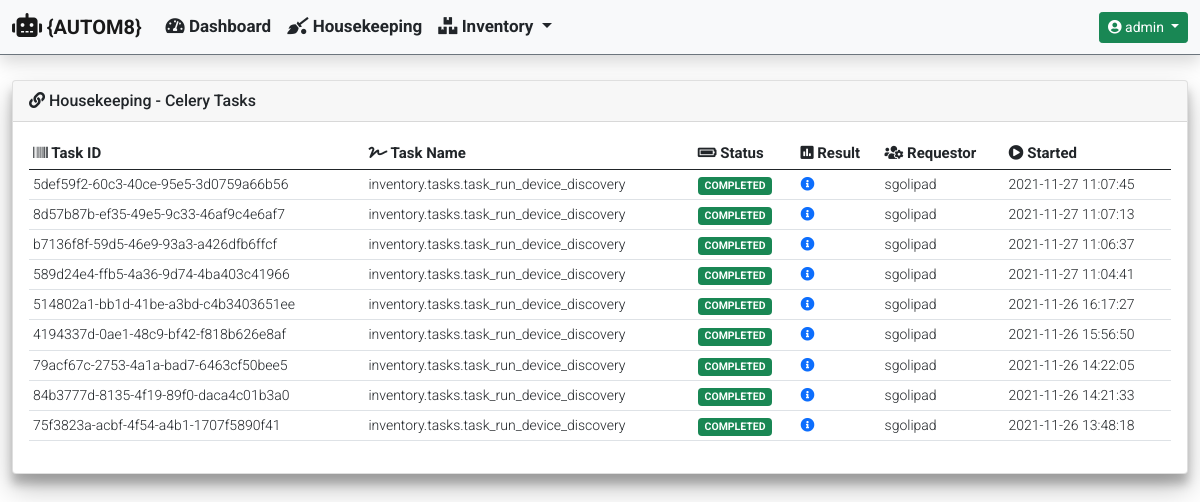
/housekeeping/ (signed in), run on an earlier commit of the app's database.
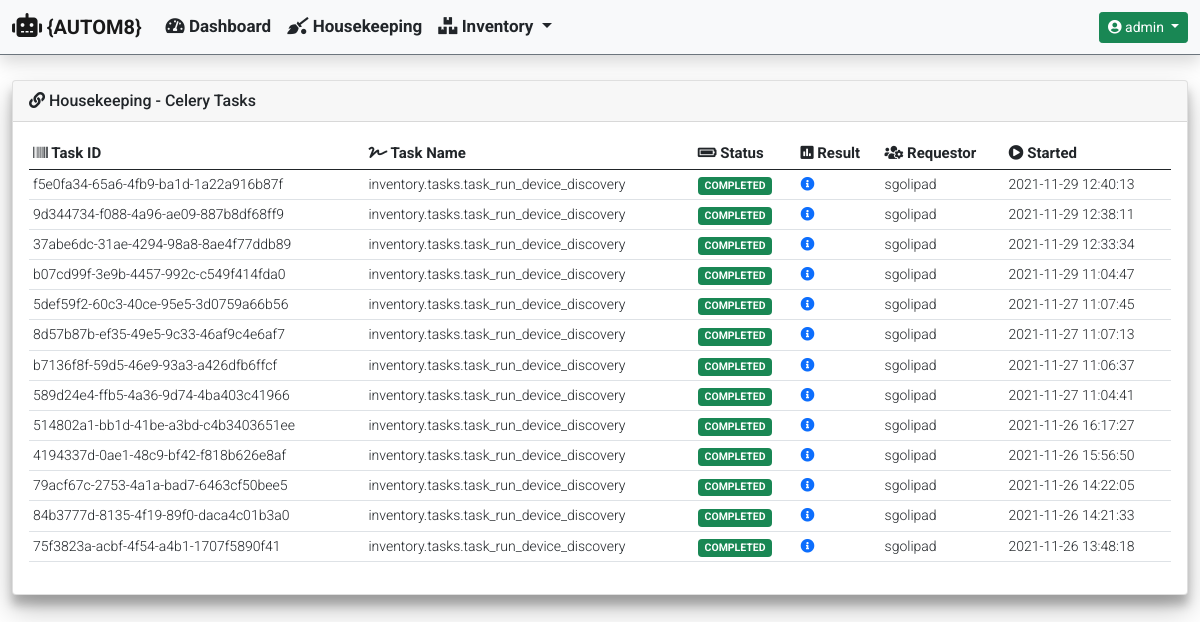
And on a later commit of the database.
### housekeeping/models.py (models this page shows)
class CeleryJobResults(models.Model):
    task_id = models.UUIDField(
        primary_key=True,
        default=uuid.uuid4,
        max_length=255
    )
    task_name = models.CharField(max_length=255)
    task_status = models.CharField(max_length=255)
    task_result = models.CharField(max_length=255)
    task_requested_by = models.CharField(max_length=255)
    start_time = models.DateTimeField()

### housekeeping/views.py (the view)
def housekeeping_celery_tasks(request):
    hostname = 'celery@' + str(gethostname())
    tasks = current_app.control.inspect([hostname])
    tasks_list = CeleryJobResults.objects.all().order_by('-start_time')
    context = {
            'title': 'Housekeeping - Celery Tasks',
            'card_header': 'Housekeeping - Celery Tasks',
            'data': {
                'tasks_list': tasks_list
            }
        }
    if tasks.stats():
        data = {
            'celery_information': {
                'celery_statistics': tasks.stats(),
                'registered_tasks': tasks.registered_tasks()[hostname],
                'scheduled_tasks': tasks.scheduled()[hostname],
                'active_tasks': tasks.active()[hostname],
                'reserved_tasks': tasks.reserved()
            }
        }
        context['data'].update(data)
        return render(
            request,
            'housekeeping/housekeeping_celery_tasks.html',
            context
        )
    else:
        return render(
                request,
                'housekeeping/housekeeping_celery_tasks.html',
                context
            )

### templates/housekeeping/housekeeping_celery_tasks.html (shortened to what this page needs)
{% extends "base_template/base.html"%}
{% block content %}
{% if data.tasks_list %}
<div class="col-md-12">
    <div class="table-responsive rounded">
        <table id="celery_completed_tasks" class="table table-hover table-sm" style="width:100%">
            <thead>
                <tr>
                    <th><i class="fas fa-barcode"></i> Task ID</th>
                    <th><i class="fas fa-signature"></i> Task Name</th>
                    <th><i class="fas fa-battery-full"></i> Status</th>
                    <th><i class="fas fa-poll"></i> Result</th>
                    <th><i class="fas fa-users-cog"></i> Requestor</th>
                    <th><i class="fas fa-play-circle"></i> Started</th>
                </tr>
            </thead>
            <tbody>
                {% for completed_task in data.tasks_list %}
                <tr>
                    <td>{{ completed_task.task_id }}</td>
                    <td>{{ completed_task.task_name }}</td>
                    <td>
                        {% if 'COMPLETED' in completed_task.task_status %}
                            <span class="badge bg-success">{{ completed_task.task_status }}</span>
                        {% else %}
                            <span class="badge bg-danger">{{ completed_task.task_status }}</span>
                        {% endif %}
                    </td>
                    <td>
                        <a href="#" data-bs-toggle="modal" data-bs-target="#task_result_modal">
                            <i class="fas fa-info-circle"></i>
                        </a>
                    </td>
                    <td>{{ completed_task.task_requested_by }}</td>
                    <td>{{ completed_task.start_time|date:"Y-m-d H:i:s" }}</td>
                </tr>
                {% endfor %}
            </tbody>
        </table>
    </div>
</div>
{% endif %}
{% endblock %}

### templates/base_template/base.html (shortened to what this page needs)
{% load static %}
<!doctype html>
<html lang="en">
  <head>
    <link href="https://cdn.jsdelivr.net/npm/bootstrap@5.0.2/dist/css/bootstrap.min.css" rel="stylesheet">
    <link rel="stylesheet" href="https://cdnjs.cloudflare.com/ajax/libs/font-awesome/5.15.3/css/all.min.css" />
    <link rel="stylesheet" type="text/css" href="{% static 'css/custom.css' %}">
  </head>
  <body class="d-flex flex-column h-100">
    {% include 'navbar/navbar.html' %}
    <main class="container-fluid">
      <section>
          <div class="row">
            <div class="col-md-12">
                <div class="card">
                  {% if card_header %}
                  <div class="card-header">
                    <i class="fas fa-link"></i>
                      {{ card_header }}
                  </div>
                  {% endif %}
                  <div class="card-body">
                      {% block content %}
                      {% endblock %}
                  </div>
                </div>
            </div>
          </div>
      </section>
    </main>
  </body>
</html>

### templates/navbar/navbar.html (shortened to what this page needs)
{% if user.is_authenticated %}
<nav class="navbar navbar-expand-md navbar-light bg-light fixed-top border-bottom border-secondary shadow">
  <div class="container-fluid">
    <a class="navbar-brand" href="#">
      <i class="fas fa-robot" style="font-size: 24px;"></i>
      {AUTOM8}
    </a>
    <div class="collapse navbar-collapse" id="navbarCollapse">
      <ul class="navbar-nav me-auto mb-2 mb-md-0">
        <li class="nav-item">
          <a class="nav-link text-dark" href="{% url 'dashboard:dashboard' %}">
            <i class="fas fa-tachometer-alt"></i>
            Dashboard
          </a>
        </li>
        <li class="nav-item">
          <a class="nav-link text-dark" href="{% url 'housekeeping:housekeeping_celery_tasks' %}">
            <i class="fas fa-quidditch"></i>
            Housekeeping
          </a>
        </li>
        <li class="nav-item dropdown">
          <a class="nav-link dropdown-toggle text-dark" href="#" id="InventoryDropdown" role="button"
            data-bs-toggle="dropdown" aria-expanded="false">
            <i class="fas fa-boxes"></i>
            Inventory
          </a>
        </li>
      </ul>
      <div class="dropdown">
        <a class="btn btn-sm btn-success dropdown-toggle" href="#" role="button" id="UserProfileDropdown"
          data-bs-toggle="dropdown" aria-expanded="false">
          <i class="fas fa-user-circle"></i>
          {{ user.username }}
        </a>
      </div>
    </div>
  </div>
</nav>
{% endif %}

### static/css/custom.css (style rules this page uses)
nav { font-family: 'Roboto', sans-serif; font-weight: 700; font-size: 17px; height: 55px; top: 0; }
body { font-family: 'Roboto', sans-serif; font-weight: 400; font-size: 14px; overflow-y: scroll; min-height: 75rem; padding-top: 5rem; height: 100%; }
.card { position: relative; box-shadow: 0 14px 28px rgba(0, 0, 0, 0.25), 0 10px 10px rgba(0, 0, 0, 0.22); }
.card-header { font-family: 'Roboto', sans-serif; font-weight: 500; font-size: 16px; }
th { font-family: 'Roboto', sans-serif; font-weight: 700; font-size: 15px; }
td { font-family: 'Roboto', sans-serif; font-weight: 300; font-size: 14px; }

What changed in the data, as far as the page shows it:
added CeleryJobResults: task_id "f5e0fa34-65a6-4fb9-ba1d-1a22a916b87f", task_name "inventory.tasks.task_run_device_discovery", task_status "COMPLETED", task_requested_by "sgolipad", start_time "2021-11-29 12:40:13"
added CeleryJobResults: task_id "9d344734-f088-4a96-ae09-887b8df68ff9", task_name "inventory.tasks.task_run_device_discovery", task_status "COMPLETED", task_requested_by "sgolipad", start_time "2021-11-29 12:38:11"
added CeleryJobResults: task_id "37abe6dc-31ae-4294-98a8-8ae4f77ddb89", task_name "inventory.tasks.task_run_device_discovery", task_status "COMPLETED", task_requested_by "sgolipad", start_time "2021-11-29 12:33:34"
added CeleryJobResults: task_id "b07cd99f-3e9b-4457-992c-c549f414fda0", task_name "inventory.tasks.task_run_device_discovery", task_status "COMPLETED", task_requested_by "sgolipad", start_time "2021-11-29 11:04:47"
